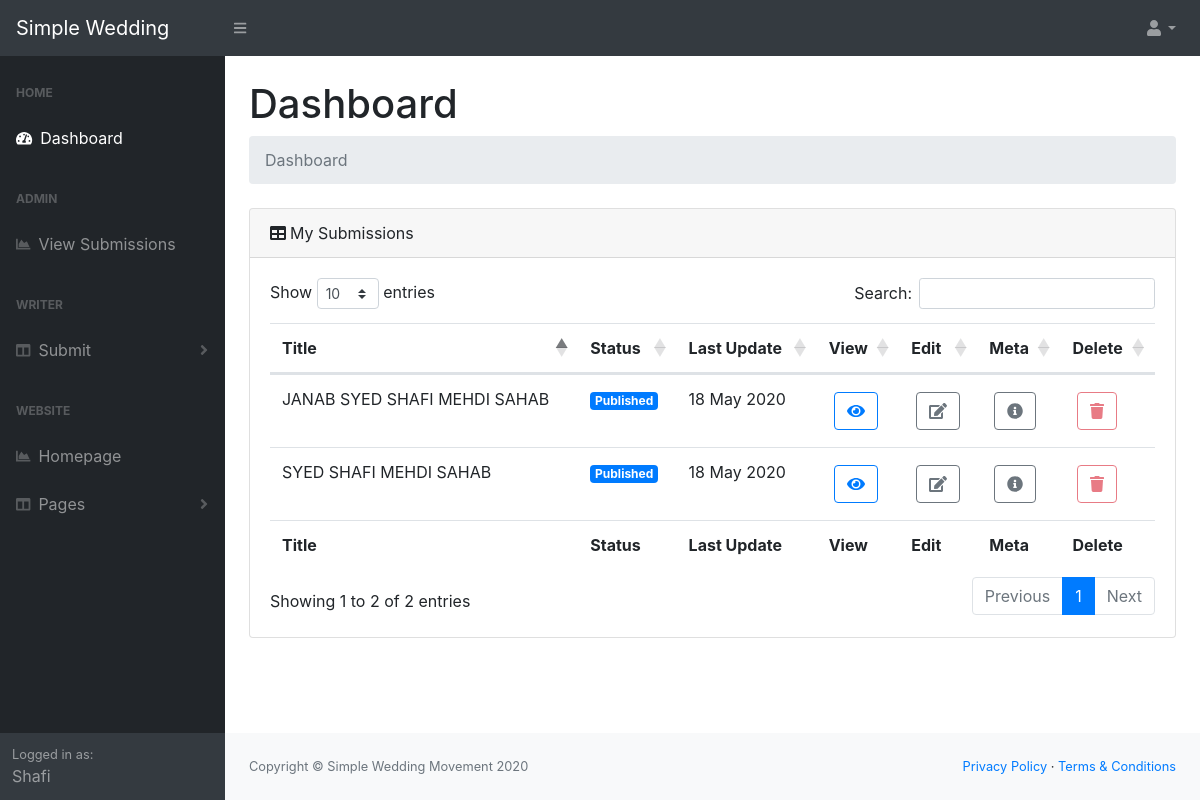
/dashboard/ (signed in), run on the app's committed database.
### core/models.py (models this page shows, shortened)
class Post(models.Model):
    user = models.ForeignKey(settings.AUTH_USER_MODEL, default=1, on_delete=models.CASCADE)
    title = models.CharField(max_length=300)
    link = models.CharField(max_length=2200, blank=True)
    detail = models.TextField(max_length=22000)
    meta_description = models.TextField(max_length=160, default=default_meta_description)
    slug = models.SlugField(max_length=200, unique=True)
    catagory = models.ForeignKey(catagories, related_name='posts', default=1, on_delete=models.CASCADE)
    publish = models.BooleanField(default=False)
    timestamp = models.DateTimeField(auto_now=False, auto_now_add=True)
    updated = models.DateTimeField(auto_now=True, auto_now_add=False)
    class Meta:
        ordering = ["-timestamp", "-updated"]

### accounts/views.py (the view)
# urls.py: path('', views.admin_dashboard, name='admin_dashboard'),
@user_passes_test(lambda u:u.is_authenticated, login_url=reverse_lazy('login'))
def admin_dashboard(request):
	article = Post.objects.filter(user__username=request.user.username)
	context = {
		'production' : settings.PRODUCTION,
		'blogs' : article,
	}
	return render(request, 'accounts/admin_dashboard_v2.html', context)

### core/models.py (called while the page is built)
    def __str__(self):
        return self.catagory_name

### accounts/templates/accounts/admin_dashboard_v2.html (shortened to what this page needs)
{% extends 'accounts/admin_base.html' %}
{% load static %}
{% block content %}
<h1 class="mt-4">Dashboard</h1>
<ol class="breadcrumb mb-4">
	<li class="breadcrumb-item active">Dashboard</li>
</ol>
<div class="card mb-4">
	<div class="card-header"><i class="fas fa-table mr-1"></i>My Submissions</div>
	<div class="card-body">
		<div class="table-responsive">
			<table class="table" id="dataTable" width="100%" cellspacing="0">
				<thead>
					<tr>
						<th>Title</th>
						<th>Status</th>
						<th>Last Update</th>
						<th>View</th>
						<th>Edit</th>
						<th>Meta</th>
						<th>Delete</th>
					</tr>
				</thead>
				<tfoot>
					<tr>
						<th>Title</th>
						<th>Status</th>
						<th>Last Update</th>
						<th>View</th>
						<th>Edit</th>
						<th>Meta</th>
						<th>Delete</th>
					</tr>
				</tfoot>
				<tbody>
					{% for blog in blogs %}
					<tr>
						<td>
							{{blog.title}}
						</td>
						<td>
							{% if blog.publish %}
							<span class="badge badge-primary">Published</span>
							{% else %}
							<span class="badge badge-secondary">Draft</span>
							{% endif %}
						</td>
						<td>
							{{blog.updated|date:'d M Y'}}<br>
						</td>
						<td>
							<a style="margin: 5px" href="{% if blog.link %}{{blog.link}}{% else %}{% url 'core:article' blog.slug %}{% endif %}" class="btn btn-outline-primary">
								<i class="fas fa-eye"></i>
							</a>
						</td>
						<td>
							<a style="margin: 5px" href="{% url 'dashboard:edit_blog' blog.slug %}" class="btn btn-outline-secondary">
								<i class="fas fa-edit"></i>
							</a>
						</td>
						<td>
							<a style="margin: 5px" href="{% url 'dashboard:blog_meta_description' blog.slug %}" class="btn btn-outline-secondary">
								<i class="fas fa-info-circle"></i>
							</a>
						</td>
						<td>
							<a style="margin: 5px" href="" class="btn btn-outline-danger disabled">
								<i class="fas fa-trash"></i>
							</a>
						</td>
					</tr>
					{% endfor %}
				</tbody>
			</table>
		</div>
	</div>
</div>
{% endblock %}

### accounts/templates/accounts/layoutSidenav.html (shortened to what this page needs)
<div id="layoutSidenav_nav">
	<nav class="sb-sidenav accordion sb-sidenav-dark" id="sidenavAccordion">
		<div class="sb-sidenav-menu">
			<div class="nav">
				<div class="sb-sidenav-menu-heading">Home</div>
				<a class="nav-link" href="{% url 'dashboard:admin_dashboard' %}">
					<div class="sb-nav-link-icon">
						<i class="fas fa-tachometer-alt"></i>
					</div>
					Dashboard
				</a>
				<div class="sb-sidenav-menu-heading">Admin</div>
				<a class="nav-link" href="{% url 'dashboard:review_list' %}">
					<div class="sb-nav-link-icon">
						<i class="fas fa-chart-area"></i>
					</div>
					View Submissions
				</a>
				<div class="sb-sidenav-menu-heading">Writer</div>
				<a class="nav-link collapsed" href="#" data-toggle="collapse" data-target="#collapseWriter" aria-expanded="false" aria-controls="collapseWriter">
					<div class="sb-nav-link-icon">
						<i class="fas fa-columns"></i>
					</div>
					Submit
					<div class="sb-sidenav-collapse-arrow">
						<i class="fas fa-angle-down"></i>
					</div>
				</a>
				<div class="sb-sidenav-menu-heading">Website</div>
				<a class="nav-link" href="{% url 'core:index' %}">
					<div class="sb-nav-link-icon">
						<i class="fas fa-chart-area"></i>
					</div>
					Homepage
				</a>
				<a class="nav-link collapsed" href="#" data-toggle="collapse" data-target="#collapsePages" aria-expanded="false" aria-controls="collapsePages">
					<div class="sb-nav-link-icon">
						<i class="fas fa-columns"></i>
					</div>
					Pages
					<div class="sb-sidenav-collapse-arrow">
						<i class="fas fa-angle-down"></i>
					</div>
				</a>
			</div>
		</div>
		<div class="sb-sidenav-footer">
			<div class="small">Logged in as:</div>
			{% if request.user.get_full_name %}
			{{request.user.get_full_name}}
			{% else %}
			{{request.user.username}}
			{% endif %}
		</div>
	</nav>
</div>

### data on the page
Post: title "JANAB SYED SHAFI MEHDI SAHAB", publish "Published", updated "18 May 2020"
Post: title "SYED SHAFI MEHDI SAHAB", publish "Published", updated "18 May 2020"

### other printed values
{{ request.user.username }} "Shafi"
